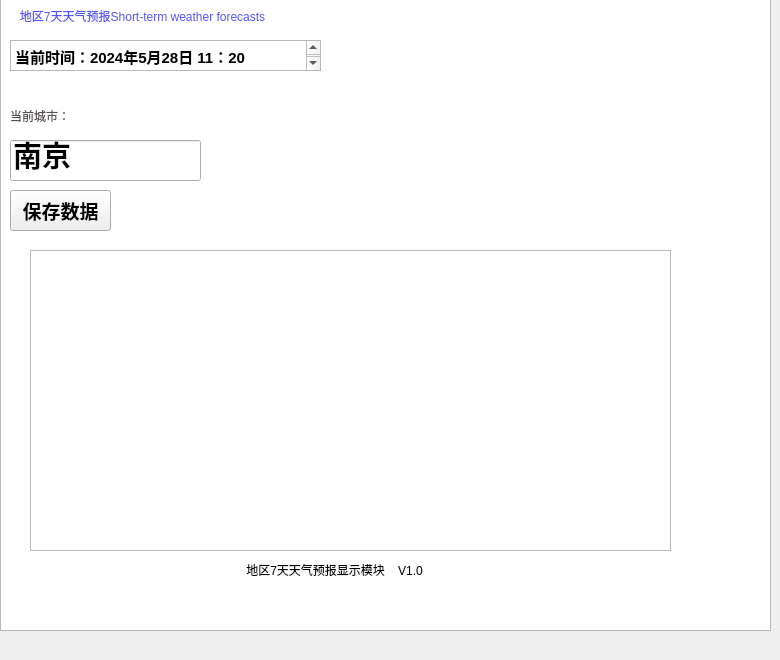
   <widget class="QWidget" name="tab_2">
    <attribute name="title">
     <string>7天天气预报</string>
    </attribute>
    <widget class="QTableWidget" name="tableWidget_2">
     <property name="geometry">
      <rect>
       <x>0</x>
       <y>-20</y>
       <width>771</width>
       <height>651</height>
      </rect>
     </property>
     <property name="styleSheet">
      <string notr="true">background-image: url(:/jpg/飞机跑道.jpg);</string>
     </property>
    </widget>
    <widget class="QLCDNumber" name="lcdNumber">
     <property name="geometry">
      <rect>
       <x>120</x>
       <y>420</y>
       <width>64</width>
       <height>23</height>
      </rect>
     </property>
    </widget>
    <widget class="QLabel" name="label_12">
     <property name="geometry">
      <rect>
       <x>10</x>
       <y>0</y>
       <width>381</width>
       <height>31</height>
      </rect>
     </property>
     <property name="styleSheet">
      <string notr="true">color: rgb(85, 85, 255);
font: 700 12pt &quot;Microsoft YaHei UI&quot;;
background-color: rgb(255, 255, 255);
alternate-background-color: rgb(0, 255, 127);</string>
     </property>
     <property name="text">
      <string>   地区7天天气预报Short-term weather forecasts</string>
     </property>
    </widget>
    <widget class="QTextEdit" name="textEditNowTime2">
     <property name="geometry">
      <rect>
       <x>10</x>
       <y>40</y>
       <width>311</width>
       <height>31</height>
      </rect>
     </property>
     <property name="styleSheet">
      <string notr="true">font: 11pt &quot;Microsoft YaHei UI&quot;;
alternate-background-color: rgb(170, 255, 127);
font: 700 11pt &quot;Microsoft YaHei UI&quot;;</string>
     </property>
     <property name="html">
      <string>&lt;!DOCTYPE HTML PUBLIC &quot;-//W3C//DTD HTML 4.0//EN&quot; &quot;http://www.w3.org/TR/REC-html40/strict.dtd&quot;&gt;
&lt;html&gt;&lt;head&gt;&lt;meta name=&quot;qrichtext&quot; content=&quot;1&quot; /&gt;&lt;meta charset=&quot;utf-8&quot; /&gt;&lt;style type=&quot;text/css&quot;&gt;
p, li { white-space: pre-wrap; }
hr { height: 1px; border-width: 0; }
li.unchecked::marker { content: &quot;\2610&quot;; }
li.checked::marker { content: &quot;\2612&quot;; }
&lt;/style&gt;&lt;/head&gt;&lt;body style=&quot; font-family:'Microsoft YaHei UI'; font-size:11pt; font-weight:700; font-style:normal;&quot;&gt;
&lt;p style=&quot; margin-top:0px; margin-bottom:0px; margin-left:0px; margin-right:0px; -qt-block-indent:0; text-indent:0px;&quot;&gt;当前时间：2024年5月28日 11：20&lt;/p&gt;&lt;/body&gt;&lt;/html&gt;</string>
     </property>
    </widget>
    <widget class="QLineEdit" name="Filedirectorycity2">
     <property name="geometry">
      <rect>
       <x>10</x>
       <y>140</y>
       <width>191</width>
       <height>41</height>
      </rect>
     </property>
     <property name="font">
      <font>
       <family>Microsoft YaHei UI</family>
       <pointsize>22</pointsize>
       <italic>false</italic>
       <bold>true</bold>
      </font>
     </property>
     <property name="styleSheet">
      <string notr="true">color: rgb(0, 0, 0);
font: 700 22pt &quot;Microsoft YaHei UI&quot;;</string>
     </property>
     <property name="text">
      <string>南京</string>
     </property>
    </widget>
    <widget class="QLabel" name="label_14">
     <property name="geometry">
      <rect>
       <x>10</x>
       <y>90</y>
       <width>131</width>
       <height>51</height>
      </rect>
     </property>
     <property name="styleSheet">
      <string notr="true">font: 18pt &quot;安景臣毛笔行书&quot;;
color: rgb(85, 80, 82);
</string>
     </property>
     <property name="text">
      <string>当前城市：</string>
     </property>
    </widget>
    <widget class="QPushButton" name="SaveBtnforecast">
     <property name="geometry">
      <rect>
       <x>10</x>
       <y>190</y>
       <width>101</width>
       <height>41</height>
      </rect>
     </property>
     <property name="sizePolicy">
      <sizepolicy hsizetype="Expanding" vsizetype="Expanding">
       <horstretch>0</horstretch>
       <verstretch>0</verstretch>
      </sizepolicy>
     </property>
     <property name="font">
      <font>
       <family>Microsoft New Tai Lue</family>
       <pointsize>14</pointsize>
       <italic>false</italic>
       <bold>true</bold>
      </font>
     </property>
     <property name="styleSheet">
      <string notr="true">font: 700 14pt &quot;Microsoft New Tai Lue&quot;;
</string>
     </property>
     <property name="text">
      <string>保存数据</string>
     </property>
    </widget>
    <widget class="QLabel" name="labelV_2">
     <property name="geometry">
      <rect>
       <x>-20</x>
       <y>560</y>
       <width>561</width>
       <height>20</height>
      </rect>
     </property>
     <property name="styleSheet">
      <string notr="true">color: rgb(0, 0, 0);
font: 10pt &quot;Microsoft YaHei UI&quot;;</string>
     </property>
     <property name="text">
      <string>                                                                                地区7天天气预报显示模块    V1.0</string>
     </property>
    </widget>
    <widget class="QTableWidget" name="tableWidgetforecast">
     <property name="geometry">
      <rect>
       <x>30</x>
       <y>250</y>
       <width>641</width>
       <height>301</height>
      </rect>
     </property>
    </widget>
    <widget class="QLabel" name="labelforecast">
     <property name="geometry">
      <rect>
       <x>350</x>
       <y>30</y>
       <width>331</width>
       <height>201</height>
      </rect>
     </property>
     <property name="text">
      <string/>
     </property>
    </widget>
   </widget>
